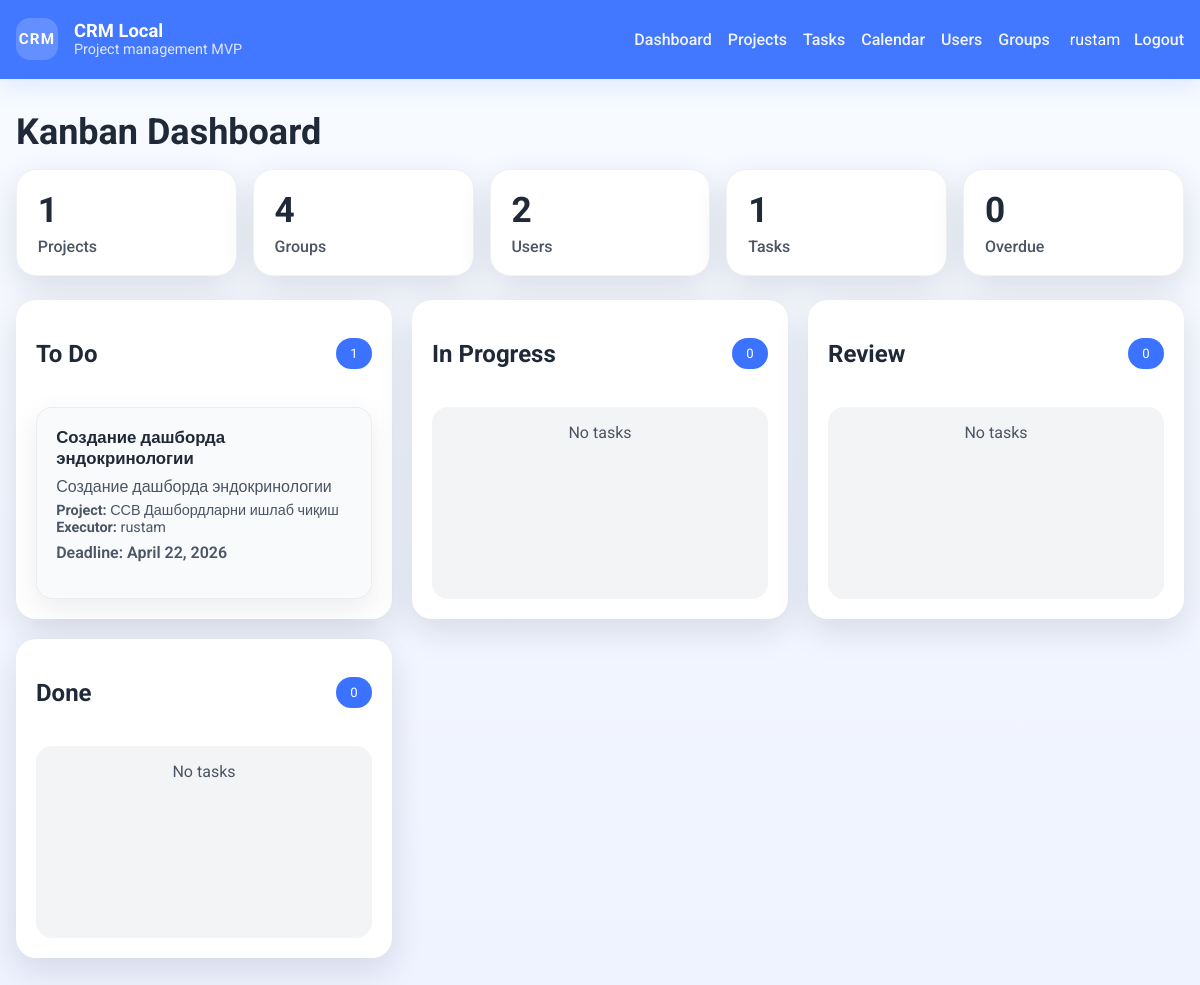
Screenshot of / (signed in) with the database file from the repository.
### projects/models.py (models this page shows, shortened)
class Task(models.Model):
    title = models.CharField(max_length=200)
    description = models.TextField(blank=True)
    status = models.CharField(
        max_length=20,
        choices=TaskStatus.choices,
        default=TaskStatus.TODO,
    )
    deadline = models.DateField(null=True, blank=True)
    project = models.ForeignKey(Project, on_delete=models.CASCADE, related_name="tasks")
    executor = models.ForeignKey(
        User,
        on_delete=models.SET_NULL,
        null=True,
        blank=True,
        related_name="assigned_tasks",
    )
    co_executors = models.ManyToManyField(User, blank=True, related_name="supporting_tasks")
    created_at = models.DateTimeField(auto_now_add=True)
    updated_at = models.DateTimeField(auto_now=True)
    class Meta:
        ordering = ["deadline", "title"]
    @property
    def is_overdue(self):
        if not self.deadline:
            return False
        return self.status != TaskStatus.DONE and timezone.now().date() > self.deadline

class Project(models.Model):
    title = models.CharField(max_length=200)
    description = models.TextField(blank=True)
    owner = models.ForeignKey(User, on_delete=models.CASCADE, related_name="owned_projects")
    members = models.ManyToManyField(User, blank=True, related_name="projects")
    created_at = models.DateTimeField(auto_now_add=True)
    updated_at = models.DateTimeField(auto_now=True)
    class Meta:
        ordering = ["title"]

### projects/views.py (the view)
# urls.py: path("", views.dashboard, name="dashboard"),
@login_required
def dashboard(request):
    tasks = Task.objects.select_related("project", "executor").prefetch_related("co_executors")
    status_map = {status.value: status.label for status in TaskStatus}
    columns = [
        {
            "key": value,
            "label": label,
            "tasks": [task for task in tasks if task.status == value],
        }
        for value, label in status_map.items()
    ]
    projects_count = Project.objects.count()
    groups_count = Group.objects.count()
    users_count = User.objects.count()
    tasks_count = tasks.count()
    overdue_count = tasks.filter(deadline__lt=timezone.now().date()).exclude(status=TaskStatus.DONE).count()
    stats = [
        {"label": "Projects", "value": projects_count},
        {"label": "Groups", "value": groups_count},
        {"label": "Users", "value": users_count},
        {"label": "Tasks", "value": tasks_count},
        {"label": "Overdue", "value": overdue_count},
    ]
    return render(
        request,
        "projects/dashboard.html",
        {
            "columns": columns,
            "stats": stats,
        },
    )

### projects/templates/projects/dashboard.html (shortened to what this page needs)
{% extends "projects/base.html" %}
{% block content %}
<h1>Kanban Dashboard</h1>
<div class="stats-grid">
    {% for stat in stats %}
    <article class="stat-card">
        <div class="stat-value">{{ stat.value }}</div>
        <div class="stat-label">{{ stat.label }}</div>
    </article>
    {% endfor %}
</div>
<div class="board">
    {% for column in columns %}
    <section class="kanban-column">
        <header>
            <h2>{{ column.label }}</h2>
            <span class="badge">{{ column.tasks|length }}</span>
        </header>
        <div class="task-list" data-status="{{ column.key }}">
            {% for task in column.tasks %}
            <article class="task-card {% if task.is_overdue %}overdue{% endif %}" data-task-id="{{ task.id }}">
                <h3>{{ task.title }}</h3>
                <p>{{ task.description|default:"No description" }}</p>
                <p class="meta">
                    <strong>Project:</strong> {{ task.project.title }}<br />
                    <strong>Executor:</strong>
                    {% if task.executor %}
                        {{ task.executor.username }}
                    {% else %}
                        —
                    {% endif %}
                </p>
                <p class="deadline">Deadline: {{ task.deadline|default:"—" }}</p>
            </article>
            {% empty %}
            <div class="empty-state">No tasks</div>
            {% endfor %}
        </div>
    </section>
    {% endfor %}
</div>
{% endblock %}

### projects/templates/projects/base.html (shortened to what this page needs)
{% load static %}
<!DOCTYPE html>
<html lang="en">
<head>
    <link rel="stylesheet" href="{% static 'projects/css/style.css' %}" />
</head>
<body>
{% block header %}
<header class="topbar">
    <div class="container header-inner">
        <div class="brand">
            <div class="brand-icon">CRM</div>
            <div>
                <div class="brand-title">CRM Local</div>
                <div class="brand-subtitle">Project management MVP</div>
            </div>
        </div>
        <div class="toolbar-group">
            <nav class="main-nav">
                <a href="{% url 'dashboard' %}">Dashboard</a>
                <a href="{% url 'project_list' %}">Projects</a>
                <a href="{% url 'task_list' %}">Tasks</a>
                <a href="{% url 'calendar' %}">Calendar</a>
                <a href="{% url 'user_list' %}">Users</a>
                <a href="{% url 'group_list' %}">Groups</a>
            </nav>
            <div class="user-panel">
                {% if user.is_authenticated %}
                    <span>{{ user.username }}</span>
                    <a class="text-button" href="{% url 'logout' %}">Logout</a>
                {% else %}
                    <a class="text-button" href="{% url 'login' %}">Login</a>
                {% endif %}
            </div>
        </div>
    </div>
</header>
{% endblock %}
<main class="container">
    {% block content %}{% endblock %}
</main>
</body>
</html>

### projects/static/projects/css/style.css (style rules this page uses)
:root { --md-surface: #ffffff; --md-surface-variant: #f3f4f6; --md-surface-strong: #f8fafc; --md-primary: #3b72ff; --md-on-primary: #ffffff; --md-secondary: #635ffa; --md-on-surface: #1f2937; --md-on-surface-muted: #4b5563; --md-border: rgba(15, 23, 42, 0.08); --md-danger: #d32f2f; --md-bg: #eef2ff; --shadow: 0 12px 34px rgba(15, 23, 42, 0.12); }
* { box-sizing: border-box; }
html, body { margin: 0; min-height: 100%; }
body { font-family: 'Roboto', Arial, sans-serif; background: linear-gradient(180deg, #f8fbff 0%, #eef2ff 100%); color: var(--md-on-surface); }
.topbar { background: rgba(59, 114, 255, 0.96); color: #fff; box-shadow: 0 6px 24px rgba(59, 114, 255, 0.14); }
.container { width: min(1200px, 100% - 2rem); margin: 0 auto; padding: 0 0.5rem; }
.header-inner { display: flex; flex-wrap: wrap; justify-content: space-between; align-items: center; gap: 1rem; padding: 1.15rem 0; }
.brand { display: flex; align-items: center; gap: 1rem; }
.brand-icon { width: 42px; height: 42px; border-radius: 14px; background: rgba(255, 255, 255, 0.18); display: grid; place-items: center; font-size: 0.95rem; font-weight: 700; letter-spacing: 0.08em; }
.brand-title { font-size: 1.15rem; font-weight: 700; }
.brand-subtitle { font-size: 0.9rem; color: rgba(255, 255, 255, 0.82); }
.toolbar-group { display: flex; align-items: center; gap: 1.25rem; flex-wrap: wrap; }
.main-nav { display: flex; flex-wrap: wrap; gap: 1rem; }
.main-nav a, .text-button { color: rgba(255, 255, 255, 0.92); text-decoration: none; font-weight: 500; transition: color 0.2s ease; }
.user-panel { display: flex; align-items: center; gap: 0.85rem; }
main.container { padding: 2rem 0 3rem; }
h1 { margin-top: 0; font-size: clamp(1.8rem, 3vw, 2.4rem); margin-bottom: 1rem; }
.stats-grid { display: grid; grid-template-columns: repeat(auto-fit, minmax(180px, 1fr)); gap: 1rem; margin-bottom: 1.5rem; }
.stat-card { background: var(--md-surface); border-radius: 1.25rem; padding: 1.2rem 1.3rem; box-shadow: var(--shadow); border: 1px solid rgba(15, 23, 42, 0.06); }
.stat-value { font-size: 2.2rem; font-weight: 700; margin-bottom: 0.35rem; }
.stat-label { color: var(--md-on-surface-muted); font-weight: 500; }
.board, .table-list, .entity-form, .calendar-grid, .auth-page { transition: box-shadow 0.2s ease, transform 0.2s ease; }
.board { display: grid; gap: 1.25rem; margin: 1.5rem 0 2.5rem; grid-template-columns: repeat(auto-fit, minmax(280px, 1fr)); }
.kanban-column { background: var(--md-surface); border-radius: 1.25rem; padding: 1.25rem; box-shadow: var(--shadow); }
.kanban-column header { display: flex; align-items: center; justify-content: space-between; gap: 0.75rem; }
.badge { font-size: 0.82rem; color: var(--md-on-primary); background: var(--md-primary); border-radius: 999px; padding: 0.5rem 0.9rem; }
.task-list { min-height: 12rem; margin-top: 1.2rem; display: grid; gap: 0.9rem; }
.task-card { padding: 1.2rem; border-radius: 1rem; background: var(--md-surface-strong); border: 1px solid rgba(15, 23, 42, 0.05); cursor: grab; box-shadow: 0 10px 30px rgba(15, 23, 42, 0.08); }
.task-card h3 { margin: 0 0 0.5rem; font-size: 1.05rem; }
.task-card p { margin: 0.4rem 0; color: var(--md-on-surface-muted); }
.task-card .meta { font-size: 0.9rem; }
.deadline { font-weight: 600; color: var(--md-on-surface); }
.empty-state { color: var(--md-on-surface-muted); padding: 1rem; border-radius: 1rem; background: var(--md-surface-variant); text-align: center; }

### rows the page displays
Task: title "Создание дашборда эндокринологии", description "Создание дашборда эндокринологии", project "ССВ Дашбордларни ишлаб чиқиш", executor.username "rustam", deadline "April 22, 2026"

### other values shown
{{ user.username }} "rustam"
{{ stat.value }} "1" "4" "2" "1" "0"
{{ stat.label }} "Projects" "Groups" "Users" "Tasks" "Overdue"
{{ column.label }} "To Do" "In Progress" "Review" "Done"
{{ column.tasks|length }} "1" "0" "0" "0"
